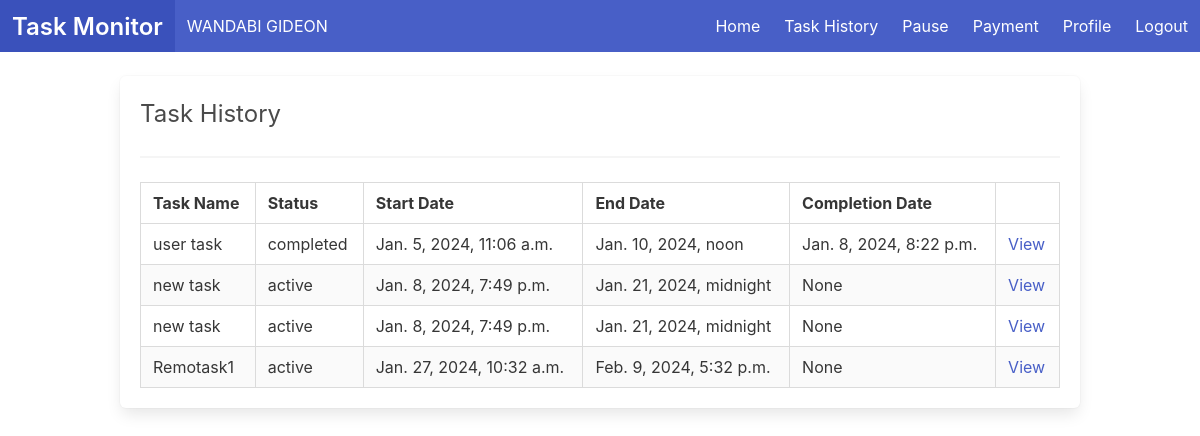
/task-history/ (signed in), run on the app's committed database.
### user/models.py (models this page shows, shortened)
class User(AbstractBaseUser, PermissionsMixin):
    user_id = models.UUIDField(unique=True, default=uuid4)
    staff_id = models.CharField(max_length=10, unique=True)
    username = models.CharField(max_length=100, null=True, blank=True)
    work_minutes = models.BigIntegerField(default=0)
    paused = models.BooleanField(default=False)
    is_staff = models.BooleanField(default=False)
    USERNAME_FIELD = 'staff_id'
    REQUIRED_FIELDS = ['username']
    objects = UserManager()

class Task(models.Model):
    task_id = models.UUIDField(unique=True, default=uuid4)
    task_name = models.CharField(max_length=20)
    user = models.ForeignKey(to=User, on_delete=models.SET_NULL, null=True, blank=True)
    task_status = models.CharField(max_length=20, choices=task_statuses, default='active')
    finish_date = models.DateTimeField(null=True, blank=True)
    end_date = models.DateTimeField()
    created_at = models.DateTimeField(auto_now_add=True, verbose_name='start_date')

### user/views.py (the view)
class TaskHistory(View):
    template_name = "task_history.html"
    def get(self, request):
        if not request.user.is_authenticated:
            return redirect('login')
        context = {'tasks' : Task.objects.filter(user=request.user)}
        return render(request=request, template_name=self.template_name, context=context)

### templates/task_history.html
{% extends 'base.html' %}
{% block content %}
<div class="box container mt-5">
    <h3 class="is-size-4">Task History</h3>
    <hr>
    <div class="mt-3">
        <table class="table is-striped is-hoverable is-bordered is-fullwidth">
            <thead>
                <th>Task Name</th>
                <th>Status</th>
                <th>Start Date</th>
                <th>End Date</th>
                <th>Completion Date</th>
                <th></th>
            </thead>
            <tbody>
                {% for task in tasks %}
                <tr>
                    <td>{{task.task_name}}</td>
                    <td>{{task.task_status}}</td>
                    <td>{{task.created_at}}</td>
                    <td>{{task.end_date}}</td>
                    <td>{{task.finish_date}}</td>
                    <td class="text-center">
                        <a href="{% url 'task-details' task_id=task.task_id %}">View</a>
                    </td>
                </tr>
                {% endfor %}
            </tbody>
        </table>
    </div>
</div>
{% endblock %}

### templates/base.html (shortened to what this page needs)
{% load static %}
<!DOCTYPE html>
<html lang="en">
<head>
    <link rel="stylesheet" href="{% static 'css/bulma.min.css' %}">
</head>
<body id="capture-element">
    <nav class="navbar is-link" role="navigation" aria-label="main navigation">
        <div class="navbar-menu">
            <div class="navbar-brand">
                <a class="navbar-item" href="/">
                    <h1 class="title is-4 has-text-white">Task Monitor</h1>
                </a>
                <p class="has-text-white is-size-6 navbar-item">{{ user.username }}</p>
            </div>
            <div class="navbar-end is-flex is-justify-content-end">
                <a class="navbar-item" href="{% url 'home' %}">Home</a>
                {% if user.is_authenticated %}
                <a class="navbar-item has-text-white" href="{% url 'task-history' %}">Task History</a>
                {% if user.paused %}
                <a href="{% url 'pause' %}" class="navbar-item has-text-white">UnPause</a>
                {% else %}
                <a href="{% url 'pause' %}" class="navbar-item has-text-white">Pause</a>
                {% endif %}
                <a class="navbar-item has-text-white" href="{% url 'payment' %}">Payment</a>
                <a class="navbar-item has-text-white" href="{% url 'profile' %}">Profile</a>
                <a class="navbar-item has-text-white" href="{% url 'logout' %}">Logout</a>
                {% else %}
                <a class=" navbar-item has-text-white" href="{% url 'login' %}">Login</a>
                <a class=" navbar-item has-text-white" href="{% url 'register' %}">Register</a>
                {% endif %}
            </div>
        </div>
    </nav>
    {% block content %}{% endblock %}
</body>
</html>

### data on the page
User: username "WANDABI GIDEON"
Task: task_name "user task", task_status "completed", created_at "Jan. 5, 2024, 11:06 a.m.", end_date "Jan. 10, 2024, noon", finish_date "Jan. 8, 2024, 8:22 p.m."
Task: task_name "new task", task_status "active", created_at "Jan. 8, 2024, 7:49 p.m.", end_date "Jan. 21, 2024, midnight", finish_date "None"
Task: task_name "new task", task_status "active", created_at "Jan. 8, 2024, 7:49 p.m.", end_date "Jan. 21, 2024, midnight", finish_date "None"
Task: task_name "Remotask1", task_status "active", created_at "Jan. 27, 2024, 10:32 a.m.", end_date "Feb. 9, 2024, 5:32 p.m.", finish_date "None"
